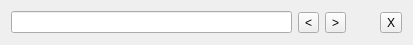
<?xml version="1.0" encoding="UTF-8"?>
<ui version="4.0">
 <class>UserWidget</class>
 <widget class="QWidget" name="UserWidget">
  <property name="geometry">
   <rect>
    <x>0</x>
    <y>0</y>
    <width>413</width>
    <height>45</height>
   </rect>
  </property>
  <property name="sizePolicy">
   <sizepolicy hsizetype="MinimumExpanding" vsizetype="Fixed">
    <horstretch>0</horstretch>
    <verstretch>0</verstretch>
   </sizepolicy>
  </property>
  <property name="windowTitle">
   <string>Form</string>
  </property>
  <property name="styleSheet">
   <string notr="true">QToolButton[active=&quot;true&quot;] {
  color: red;
  font-weight: bold;
}</string>
  </property>
  <layout class="QHBoxLayout" name="horizontalLayout">
   <item>
    <widget class="QLineEdit" name="lineEdit"/>
   </item>
   <item>
    <widget class="QToolButton" name="toolButton">
     <property name="text">
      <string>&lt;</string>
     </property>
    </widget>
   </item>
   <item>
    <widget class="QToolButton" name="toolButton_2">
     <property name="text">
      <string>&gt;</string>
     </property>
    </widget>
   </item>
   <item>
    <spacer name="horizontalSpacer">
     <property name="orientation">
      <enum>Qt::Horizontal</enum>
     </property>
     <property name="sizeType">
      <enum>QSizePolicy::Fixed</enum>
     </property>
     <property name="sizeHint" stdset="0">
      <size>
       <width>28</width>
       <height>20</height>
      </size>
     </property>
    </spacer>
   </item>
   <item>
    <widget class="QToolButton" name="toolButton_3">
     <property name="text">
      <string>X</string>
     </property>
    </widget>
   </item>
  </layout>
 </widget>
 <resources/>
 <connections>
  <connection>
   <sender>lineEdit</sender>
   <signal>textChanged(QString)</signal>
   <receiver>UserWidget</receiver>
   <slot>emitChanged()</slot>
   <hints>
    <hint type="sourcelabel">
     <x>92</x>
     <y>22</y>
    </hint>
    <hint type="destinationlabel">
     <x>122</x>
     <y>43</y>
    </hint>
   </hints>
  </connection>
 </connections>
 <slots>
  <slot>emitChanged()</slot>
 </slots>
</ui>
